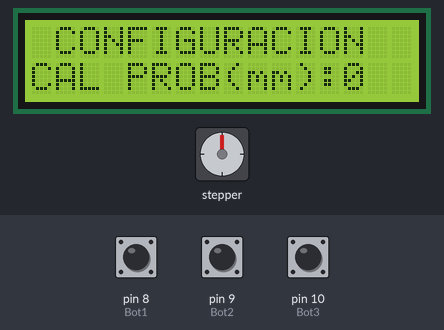
The sketch below on a simulated Arduino Uno, built with avr-gcc and run on an emulated ATmega328P. On the bench: stepper motor, 16×2 character LCD. Wiring (inferred from the names in the program): stepper motor driver (200 steps per turn assumed): step pin 3; direction pin 2. The test bench sets the inputs (shaded band); at power-on: pin 10 (Bot3) LOW, pin 8 (Bot1) LOW, pin 9 (Bot2) LOW.

Above: at 2.0 s.
2.1 s: pin 10 (Bot3) pulled HIGH for 3.2 s
At 3.6 s:
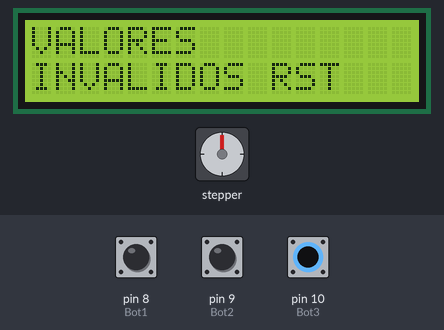
At 4.6 s:
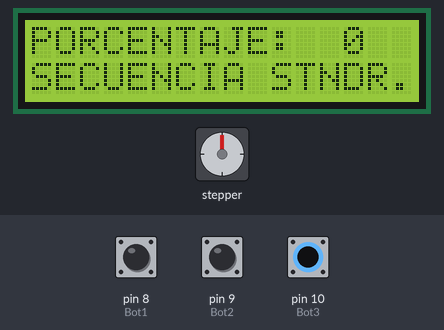
Timing chart, 0 to 13.5 s (numbered marks = the images above; inputs shaded):
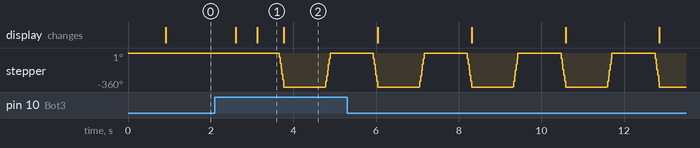

Measured:
- after the input at 2.1 s, stepper: turns 360° counter-clockwise in 0.11 s, then 360° clockwise in 0.12 s, repeating every 2.3 s; the display: first changes after 0.51 s (image 1 shows a later state)
- what the display in image 1 shows lasts 0.7 s, from 3.1 s to 3.8 s

The sketch:

lcd_pummel_menu.ino
```cpp
#include <Wire.h>
#include <LiquidCrystal_I2C.h>

//Creamos el objeto lcd con la dirección 0x3F, 16 columnas y 2 filas
LiquidCrystal_I2C lcd(0x27,16,2);

//NEMA
const byte DIR = 2;
const byte PUL = 3;

const int velocidad = 300;
const int PPR = 200; //pulsos por revolucion

void girar_derecha();
void girar_izquierda();
//NEMA

int Bot1 = 8;
int Bot2 = 9;
int Bot3 = 10;
int boton1 = 0;
int boton2 = 0;
int boton3 = 0;

int Cal = 0;
int Frz = 0;

int iBot1 = 0;
int iBot2 = 0;
int iBot3 = 0;

int ValCal = 0;
int ValFrz = 0;


void setup() {
Serial.begin(9600);
pinMode(DIR, OUTPUT);
pinMode(PUL, OUTPUT);

pinMode(Bot1, INPUT);
pinMode(Bot2, INPUT);
pinMode(Bot3, INPUT);

Wire.begin();
lcd.begin(16,2);
lcd.setCursor(0, 0); // top left
lcd.backlight();

lcd.print("MAQUINA PUMMEL");
delay(800);
lcd.clear();
}


void loop() {
boton1 = digitalRead (Bot1);
boton2 = digitalRead (Bot2);
boton3 = digitalRead (Bot3);

if(boton1 == 1 && iBot3 == 0){
iBot1 += 1;
}
else if(boton1 == 1 && iBot3 == 1){
iBot1 += 50;
}
else if(boton2 == 1 && iBot3 == 0){
iBot1 -= 1;
}
else if(boton2 == 1 && iBot3 == 1){
iBot1 -= 50;
}

if(boton3 == 1){
delay(400);
iBot3 += 1;
iBot1 = 0;
lcd.clear();
}

//*****************MENU PRINCIPAL CONFIGURABLE*************************
if(iBot3 == 0){
conf1();
}
if(iBot3 == 1){
conf2();
}
if(iBot3 == 2){
conf3();
 }
if(iBot3 == 3){
secuenciaConf();
 }
}

void conf1(){
lcd.setCursor(0,0);
lcd.print(" CONFIGURACION");

//(16,2)
lcd.setCursor(0,1);
lcd.print("CAL PROB(mm):");
lcd.setCursor(13,1);
lcd.print(iBot1);
ValCal = iBot1;
delay(90);
}

void conf2(){
lcd.setCursor(0,0);
lcd.print(" CONFIGURACION");

//(16,2)
lcd.setCursor(0,1);
lcd.print("FUERZA(N):");
lcd.setCursor(11,1);
lcd.print(iBot1);
ValFrz = iBot1;
delay(90);
}

void conf3(){
if(ValFrz >= 100 && ValCal >= 20){
lcd.setCursor(1,0);
lcd.print("OPRIMA BOTON");
lcd.setCursor(6,1);
lcd.print("INICIAR");
//VALORES OBTENIDOS
Serial.print("CALIBRE:");
Serial.println(ValCal);
Serial.print("FUERZA:");
Serial.println(ValFrz);
}
else{
lcd.setCursor(0,0);
lcd.print("VALORES");
lcd.setCursor(0,1);
lcd.print("INVALIDOS RST");
 }
delay(90);
}

void secuenciaConf(){
for(int i=0;i<=100;i++){
lcd.setCursor(0,0);
lcd.print("PORCENTAJE: ");
lcd.setCursor(13,0);
lcd.print(i);
lcd.setCursor(0,1);
lcd.print("SECUENCIA STNDR.");

//NEMA23
girar_derecha();
delay(1000);
girar_izquierda();
delay(1000);
//NEMA23
 }
}

//FUNCION NEMA
void girar_derecha(){
    digitalWrite(DIR, LOW);
    for (int i = 0; i < PPR; i++){
        digitalWrite(PUL, HIGH);
        delayMicroseconds(velocidad);
        digitalWrite(PUL, LOW);
        delayMicroseconds(velocidad);
    }
}
void girar_izquierda(){
    digitalWrite(DIR, HIGH);
    for (int i = 0; i < PPR; i++){
        digitalWrite(PUL, HIGH);
        delayMicroseconds(velocidad);
        digitalWrite(PUL, LOW);
        delayMicroseconds(velocidad);
   }
}
```
